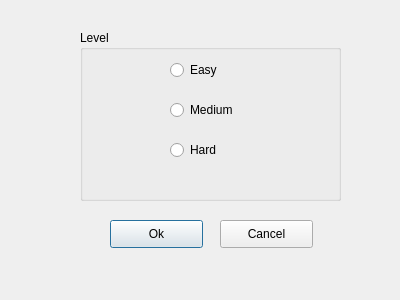
<?xml version="1.0" encoding="UTF-8"?>
<ui version="4.0">
 <class>LevelDialog</class>
 <widget class="QDialog" name="LevelDialog">
  <property name="geometry">
   <rect>
    <x>0</x>
    <y>0</y>
    <width>400</width>
    <height>300</height>
   </rect>
  </property>
  <property name="windowTitle">
   <string>Dialog</string>
  </property>
  <widget class="QGroupBox" name="levelGroupBox">
   <property name="geometry">
    <rect>
     <x>80</x>
     <y>30</y>
     <width>261</width>
     <height>171</height>
    </rect>
   </property>
   <property name="title">
    <string>Level</string>
   </property>
   <widget class="QRadioButton" name="easyLevelRadioButton">
    <property name="geometry">
     <rect>
      <x>90</x>
      <y>30</y>
      <width>95</width>
      <height>20</height>
     </rect>
    </property>
    <property name="text">
     <string>Easy</string>
    </property>
   </widget>
   <widget class="QRadioButton" name="mediumLevelRadioButton">
    <property name="geometry">
     <rect>
      <x>90</x>
      <y>70</y>
      <width>95</width>
      <height>20</height>
     </rect>
    </property>
    <property name="text">
     <string>Medium</string>
    </property>
   </widget>
   <widget class="QRadioButton" name="hardLevelRadioButton">
    <property name="geometry">
     <rect>
      <x>90</x>
      <y>110</y>
      <width>95</width>
      <height>20</height>
     </rect>
    </property>
    <property name="text">
     <string>Hard</string>
    </property>
   </widget>
  </widget>
  <widget class="QPushButton" name="okButton">
   <property name="geometry">
    <rect>
     <x>110</x>
     <y>220</y>
     <width>93</width>
     <height>28</height>
    </rect>
   </property>
   <property name="text">
    <string>Ok</string>
   </property>
  </widget>
  <widget class="QPushButton" name="cancelButton">
   <property name="geometry">
    <rect>
     <x>220</x>
     <y>220</y>
     <width>93</width>
     <height>28</height>
    </rect>
   </property>
   <property name="text">
    <string>Cancel</string>
   </property>
  </widget>
 </widget>
 <resources/>
 <connections/>
</ui>
